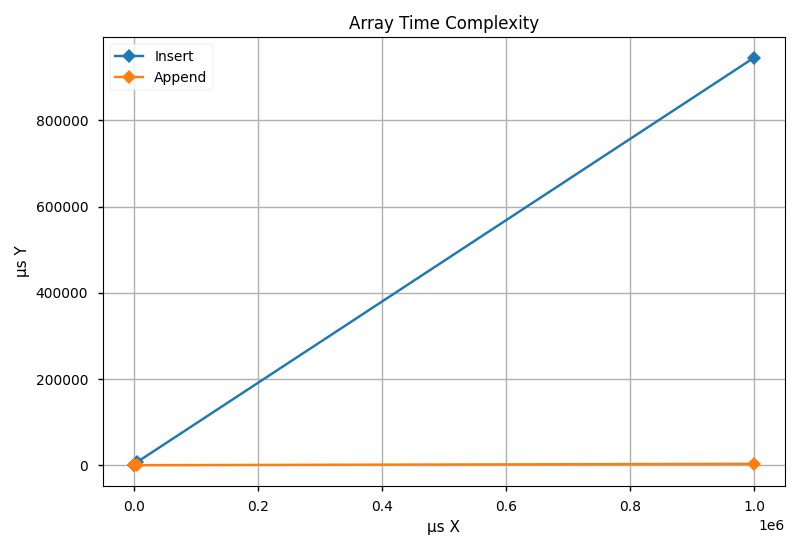

Generate this figure with Python:
import matplotlib.pyplot as plt 

plt.style.use('seaborn-notebook')

μs_x = [20, 50, 100, 5000, 1000000]

μsInsert_y = [47.316, 49.685, 168.513, 7555.614, 945321.118]

plt.plot(μs_x, μsInsert_y, marker='D',label='Insert')

μsAppend_y = [113.196, 105.269, 157.719, 701.384, 3957.207]

plt.plot(μs_x, μsAppend_y, marker='D',label='Append')

plt.xlabel('μs X')
plt.ylabel('μs Y')
plt.title('Array Time Complexity')

plt.legend()
plt.grid(True)
plt.tight_layout()

plt.savefig('runtime_chart.png')

plt.show()


